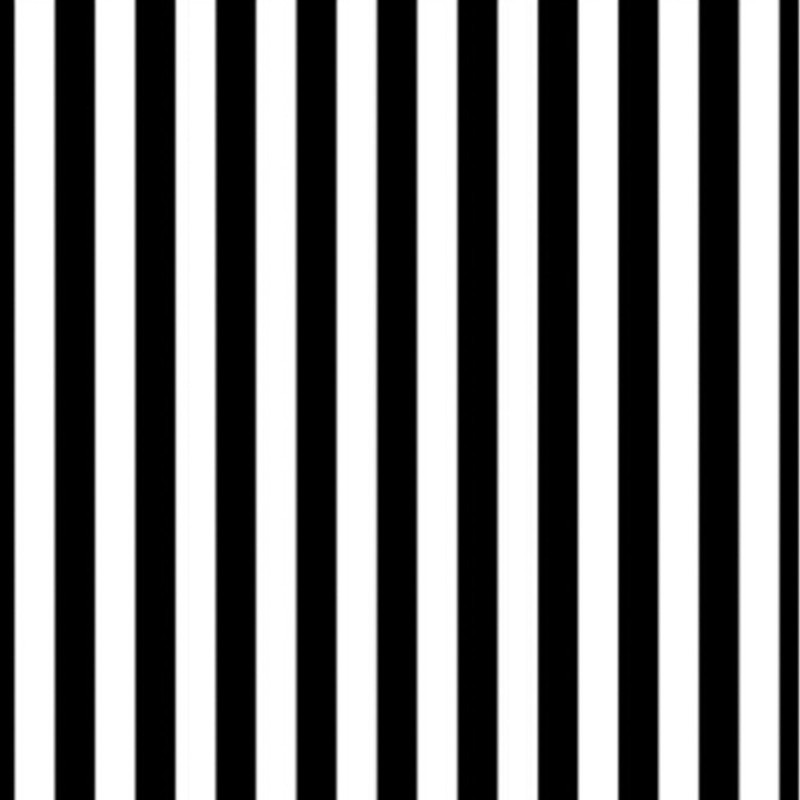
#> input picture 1_2_Convolutional_Filters_Edge_Detection/images/stripes.jpg, 800 x 800 px
$ jupyter execute '2_2. Finding Edges and Custom Kernels_vertical stripes.ipynb'   (shell and % lines are left out)
#> lines starting #> are read from the running program, lines starting #| are printed output that depends on the picture
# Creating a Filter, Edge Detection

### Import resources and display image

[cell 1]
import matplotlib.pyplot as plt
import matplotlib.image as mpimg

import cv2
import numpy as np


# Read in the image
# image = mpimg.imread('images/curved_lane.jpg')
# image = mpimg.imread('images/city_hall.jpg')
image = mpimg.imread('images/stripes.jpg') #vertical stripes
#> image is the input picture: shape (800, 800, 3); min 0, max 255, mean 128.6

plt.imshow(image)

### Convert the image to grayscale

[cell 2]
# Convert to grayscale for filtering
gray = cv2.cvtColor(image, cv2.COLOR_RGB2GRAY)

plt.imshow(gray, cmap='gray')

### TODO: Create a custom kernel

Below, you've been given one common type of edge detection filter: a Sobel operator.

The Sobel filter is very commonly used in edge detection and in finding patterns in intensity in an image. Applying a Sobel filter to an image is a way of **taking (an approximation) of the derivative of the image** in the x or y direction, separately. The operators look as follows.

**It's up to you to create a Sobel x operator and apply it to the given image.**

For a challenge, see if you can put the image through a series of filters: first one that blurs the image (takes an average of pixels), and then one that detects the edges.

[cell 3]
# Create a custom kernel

# 3x3 array for edge detection
sobel_y = np.array([[ -1, -2, -1],
                   [ 0, 0, 0],
                   [ 1, 2, 1]])

## TODO: Create and apply a Sobel x operator


# Filter the image using filter2D, which has inputs: (grayscale image, bit-depth, kernel)
filtered_image = cv2.filter2D(gray, -1, sobel_y)
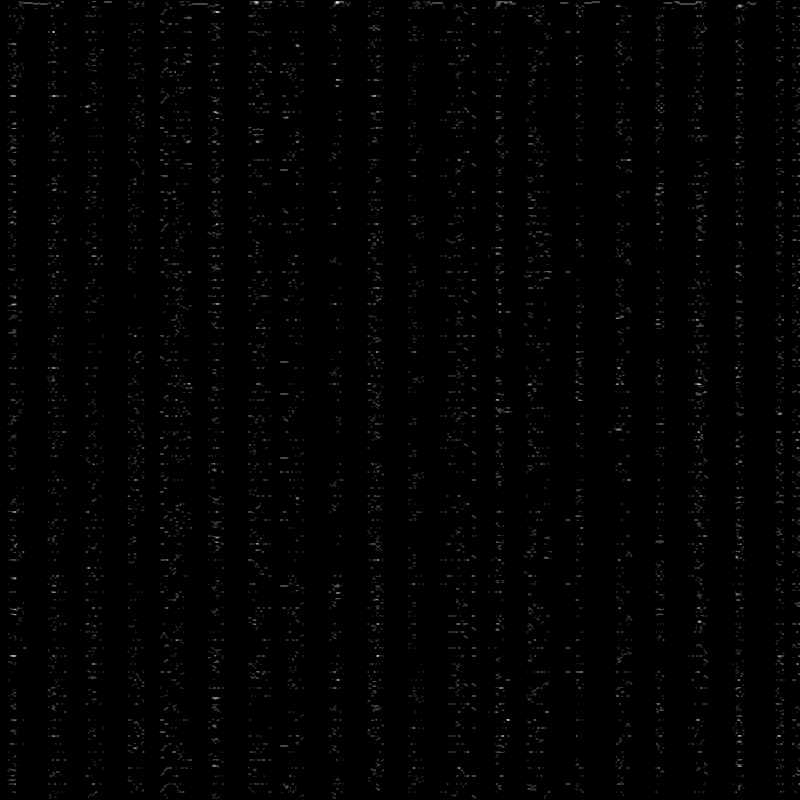
#> filtered_image: shape (800, 800); min 0, max 14, mean 0.118; drawn with min black and max white

plt.imshow(filtered_image, cmap='gray')
# for vertical stripes image, gradient along y is zero ; so a dark image

[cell 4]
sobel_x = np.array([[-1, 0, 1],
                  [-2, 0, 2],
                  [-1, 0, 1]])

# sobel_x refers to gradient along x ; implies vertical edges

filtered_image_x = cv2.filter2D(gray, -1, sobel_x)
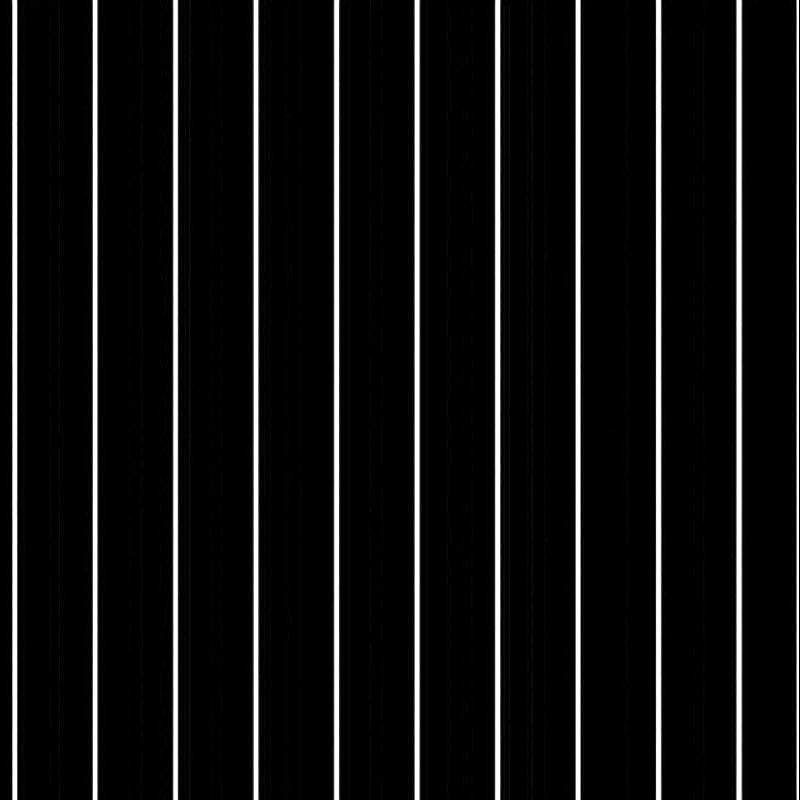
#> filtered_image_x: shape (800, 800); min 0, max 255, mean 17.7

plt.imshow(filtered_image_x, cmap = 'gray')

[cell 5]
sobel_x = np.array([[1, 0, -1],
                  [2, 0, -2],
                  [1, 0, -1]])
# sobel_x refers to gradient along x ; implies vertical edges

filtered_image_x = cv2.filter2D(gray, -1, sobel_x)
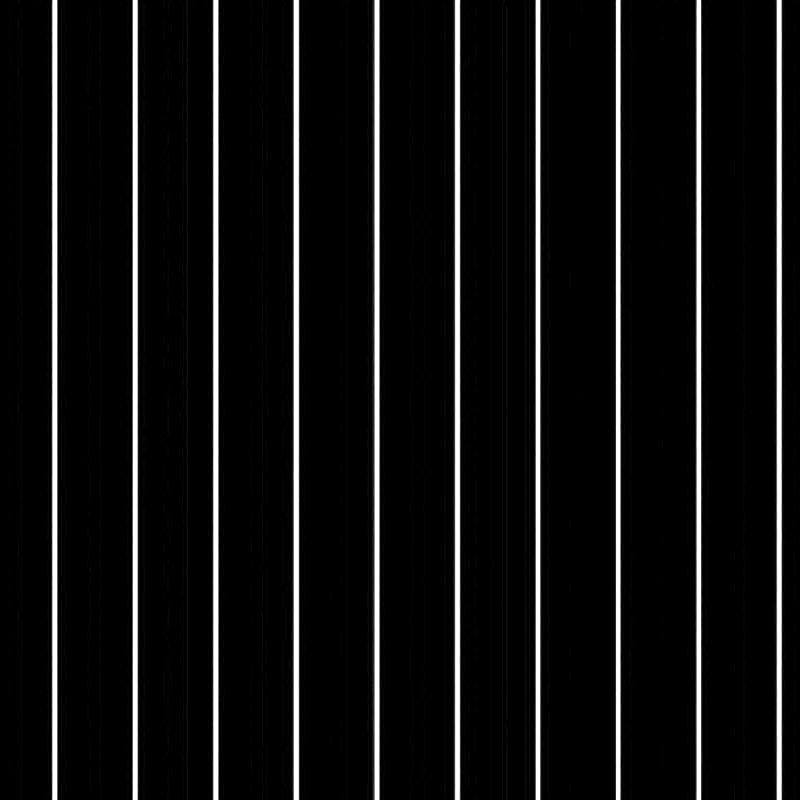
#> filtered_image_x: shape (800, 800); min 0, max 255, mean 16.9

plt.imshow(filtered_image_x, cmap = 'gray')
# Note that the following is a gradient along -x which need not be same as gradient along x; clearly different here

[cell 6]
sobel_x = np.array([[0.5, 0, -0.5],
                  [1, 0, -2],
                  [0.5, 0, -0.5]])
# sobel_x refers to gradient along x ; implies vertical edges

filtered_image_x = cv2.filter2D(gray, -1, sobel_x)
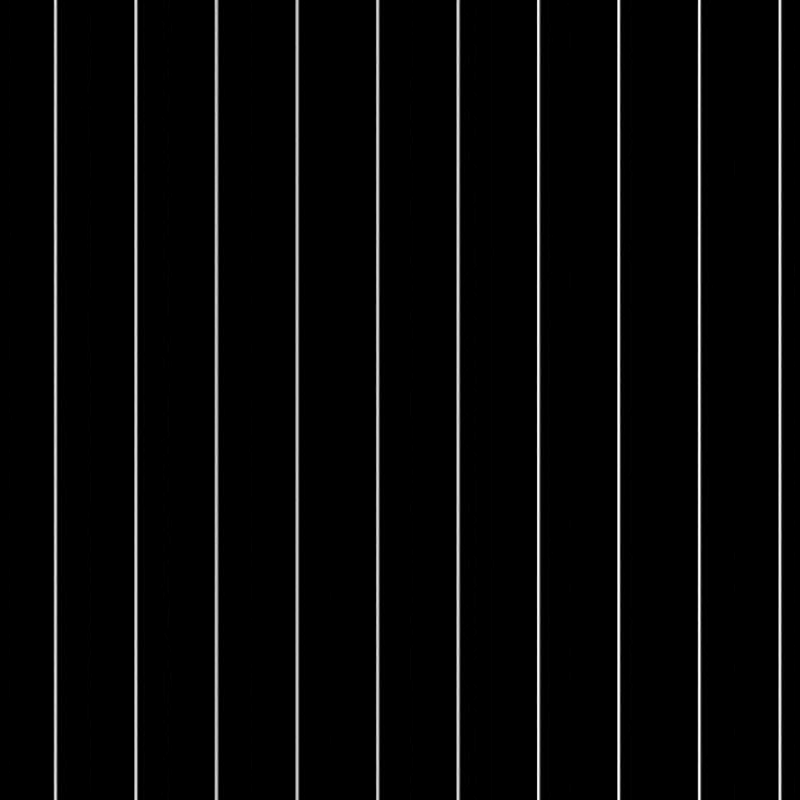
#> filtered_image_x: shape (800, 800); min 0, max 255, mean 8.3

plt.imshow(filtered_image_x, cmap = 'gray')
# Decimal weights makes the image have lower intensity edges; less prominent edges

[cell 7]
sobel_x = np.array([[1, 0, 0, 0, -1],
                    [2, 0, 0, 0, -2],
                    [1, 0, 0, 0, -1]])

filtered_image_x = cv2.filter2D(gray, -1, sobel_x)
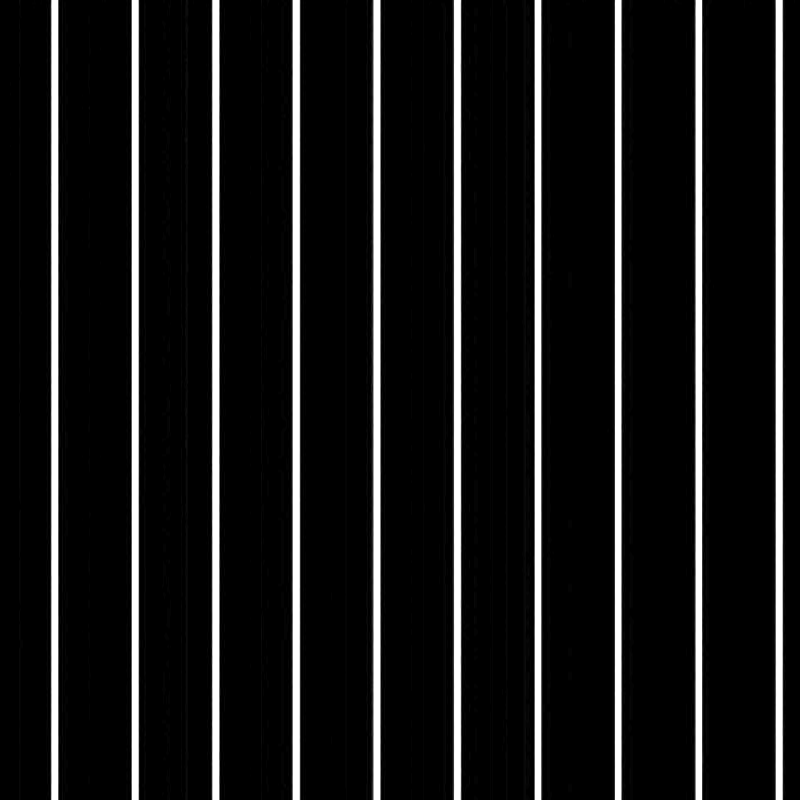
#> filtered_image_x: shape (800, 800); min 0, max 255, mean 23.4

plt.imshow(filtered_image_x, cmap = 'gray')
# The weihgts are the same, but a 5x5 filter
# This makes the edges stronger

[cell 8]
sobel_x = np.array([[2, 1, 0, -1, -2],
                    [2, 1, 0, -1, -2],
                    [4, 2, 0, -2, -4]])

filtered_image_x = cv2.filter2D(gray, -1, sobel_x)
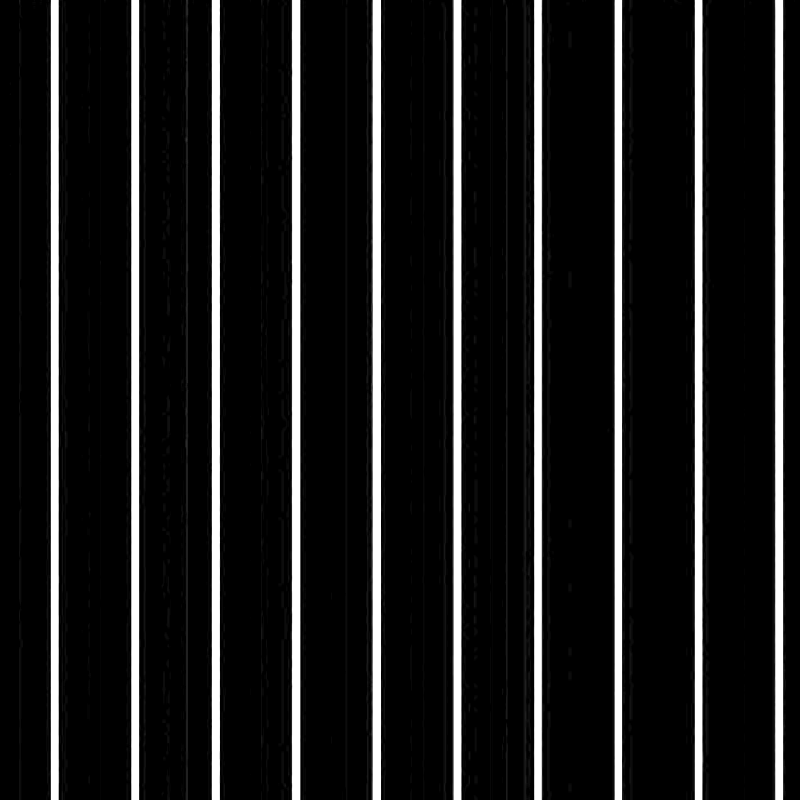
#> filtered_image_x: shape (800, 800); min 0, max 255, mean 26.8

plt.imshow(filtered_image_x, cmap = 'gray')
# Increasing weights of filter, naturally makes the edge bright and prominent

[cell 9]
sobel_x = np.array([[2, 1, 0, -1, -2],
                    [2, 1, 0, -1, -2],
                    [4, 2, 0, -2, -4],
                    [2, 1, 0, -1, -2],
                    [2, 1, 0, -1, -2]])

filtered_image_x = cv2.filter2D(gray, -1, sobel_x)

plt.imshow(filtered_image_x, cmap = 'gray')
